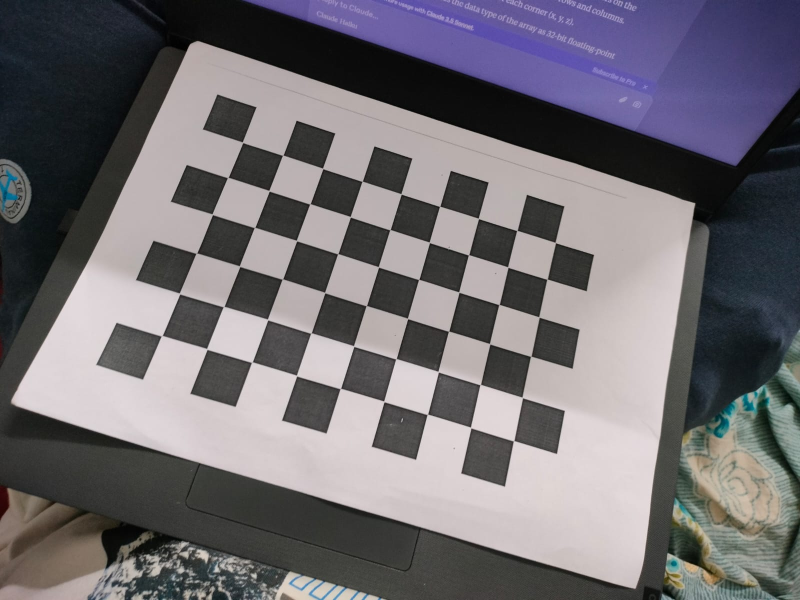
#> input picture cctv/calib_imgs/1.jpg, 1600 x 1200 px (shown at 1/2 size); its folder holds only this picture in this run
$ jupyter execute calibration.ipynb
#> lines starting #> are read from the running program, lines starting #| are printed output that depends on the picture; after the words box and inside, x2 and y2 are one past the last pixel; in counts of white or black regions, pixels touching at a corner belong together; long printed decimals are rounded
[cell 1]
import cv2
import numpy as np
import os
from sklearn.cluster import DBSCAN

[cell 2]
# Define the dimensions of the checkerboard
CHECKERBOARD = (6, 9)

# Prepare object points, like (0,0,0), (1,0,0), (2,0,0) ....,(6,5,0)
objp = np.zeros((1, CHECKERBOARD[0] * CHECKERBOARD[1], 3), np.float32)
objp[0, :, :2] = np.mgrid[0:CHECKERBOARD[0], 0:CHECKERBOARD[1]].T.reshape(-1, 2)*0.0215

[cell 3]
objpoints = []  # 3d point in real world space
imgpoints = []  # 2d points in image plane.

[cell 4]
images_path = 'calib_imgs'

for filename in os.listdir(images_path):
    img = cv2.imread(os.path.join(images_path, filename))
#> img is the input picture: shape (1200, 1600, 3); mean B, G, R 113.9, 108.5, 112
    gray = cv2.cvtColor(img, cv2.COLOR_BGR2GRAY)
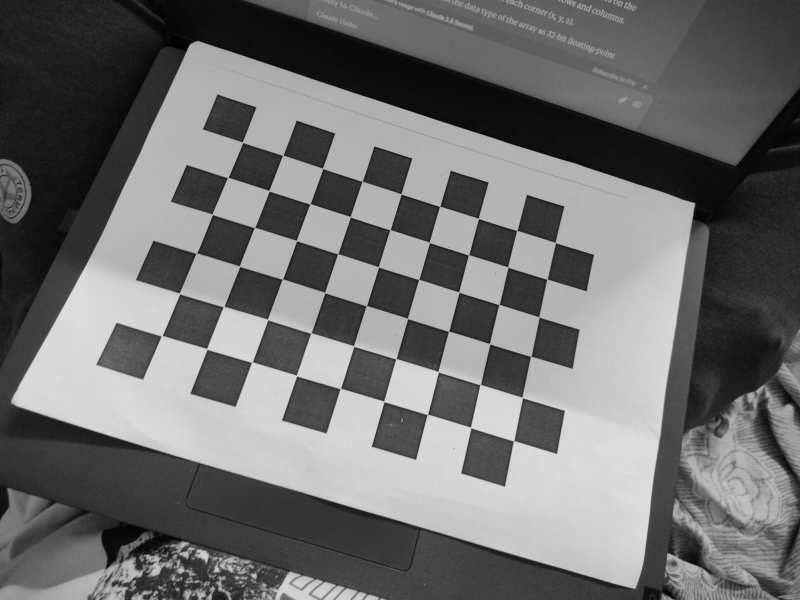
#> gray: shape (1200, 1600) (shown at 1/2 size); min 0, max 233, mean 110.2

    # Find the chess board corners
    ret, corners = cv2.findChessboardCorners(gray, CHECKERBOARD, None)
#> ret = True; corners = 54 rows, first 8: [324.1, 671.9], [360, 589.2], [394.8, 506], [425.7, 430.2], [457.4, 354.5], [485.6, 285], [413.9, 698.1], [449, 613.4]
    print(ret)
#| True

    # If found, add object points, image points (after refining them)
    if ret:
        objpoints.append(objp)
        corners2 = cv2.cornerSubPix(gray, corners, (11, 11), (-1, -1), criteria=(cv2.TERM_CRITERIA_EPS + cv2.TERM_CRITERIA_MAX_ITER, 30, 0.001))
#> corners2 = 54 rows, first 8: [323.9, 672], [359.5, 587.6], [393.2, 506.8], [425.1, 429.1], [456.1, 355.5], [485.6, 285.1], [414.3, 698.5], [447.8, 613.6]
        imgpoints.append(corners2)

        # Draw and display the corners
        img = cv2.drawChessboardCorners(img, CHECKERBOARD, corners2, ret)
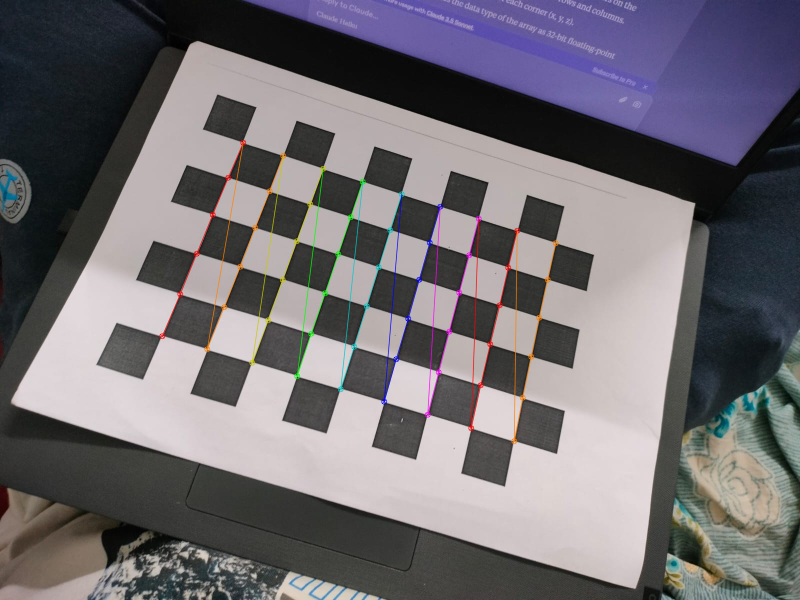
#> img: shape (1200, 1600, 3) (shown at 1/2 size); 1.3% of pixels changed, all inside (x1, y1, x2, y2) = (318, 279, 1118, 889)
        cv2.imshow('img', img)
        cv2.waitKey(1500)

cv2.destroyAllWindows()

[cell 5]
# # Calibrate the camera
ret, mtx, dist, rvecs, tvecs = cv2.calibrateCamera(objpoints, imgpoints, gray.shape[::-1], None, None)
#> ret = 0.42; mtx = [[1373.1, 0, 907.9], [0, 1418.9, 681.7], [0, 0, 1]]; dist = [[0.205, -0.335, 0.0078, 0.0236, -0.324]]; rvecs = ([-0.166, -0.372, -1.28],); tvecs = ([-0.136, -0.00266, 0.317],)

print("Camera matrix:")
print(mtx)
#| [[1.37310444e+03 0.00000000e+00 9.07893541e+02]
#|  [0.00000000e+00 1.41893504e+03 6.81678586e+02]
#|  [0.00000000e+00 0.00000000e+00 1.00000000e+00]]
print("\nDistortion coefficients:")
print(dist)
#| [[ 0.2052 -0.3348  0.007802  0.02356 -0.3245]]

$ run again, on cctv/calib_imgs/2.jpg
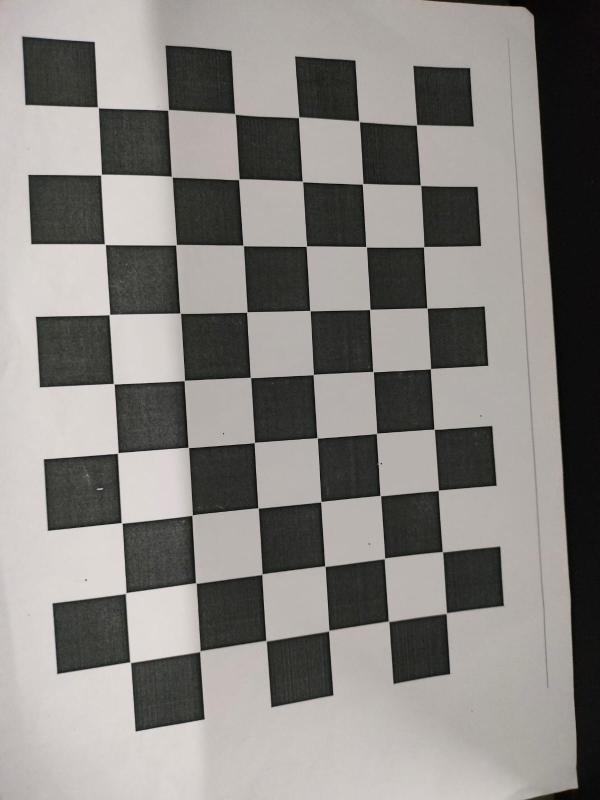
#> input picture cctv/calib_imgs/2.jpg, 1200 x 1600 px (shown at 1/2 size)
#> img is the input picture: shape (1600, 1200, 3); mean B, G, R 128.3, 131.9, 134.9
#> `ret, corners = cv2.findChessboardCorners(gray, CHECKERBOARD, None)`: ret = True; corners = 54 rows, first 8: [196.4, 216.1], [336.5, 221], [472, 228], [597.7, 237], [718.2, 242.1], [833.5, 250], [203, 350], [343.6, 354.3]
#| True
#> corners2 = 54 rows, first 8: [196.2, 215.4], [336.7, 220.3], [470.3, 228.4], [597.7, 235.2], [718.6, 243.2], [833.4, 250.4], [202.5, 349.8], [344, 354]
#> `img = cv2.drawChessboardCorners(img, CHECKERBOARD, corners2, ret)`:
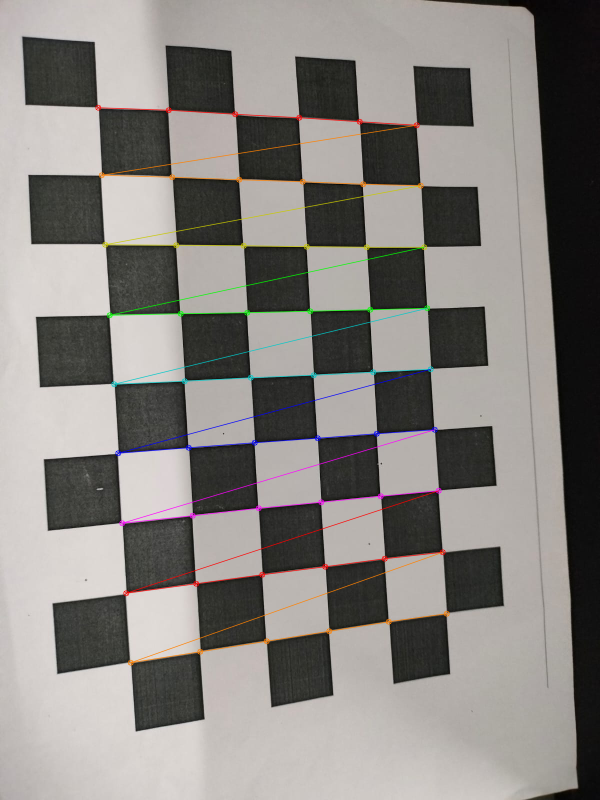
#> img: shape (1600, 1200, 3) (shown at 1/2 size); 1.91% of pixels changed, all inside (x1, y1, x2, y2) = (190, 209, 900, 1332)
#> `ret, mtx, dist, rvecs, tvecs = cv2.calibrateCamera(objpoints, imgpoint..`: ret = 0.575; mtx = [[1151.7, 0, 550.8], [0, 1145.2, 811.4], [0, 0, 1]]; dist = [[0.131, -0.352, 0.00163, 0.00238, 0.0941]]; rvecs = ([-0.00282, -0.241, -0.0592],); tvecs = ([-0.0548, -0.0926, 0.178],)
#| [[1.15169051e+03 0.00000000e+00 5.50780227e+02]
#|  [0.00000000e+00 1.14522129e+03 8.11404262e+02]
#|  [0.00000000e+00 0.00000000e+00 1.00000000e+00]]
#| [[ 0.1307 -0.3523  0.001634  0.002377  0.09412]]

$ run again, on cctv/calib_imgs/3.jpg
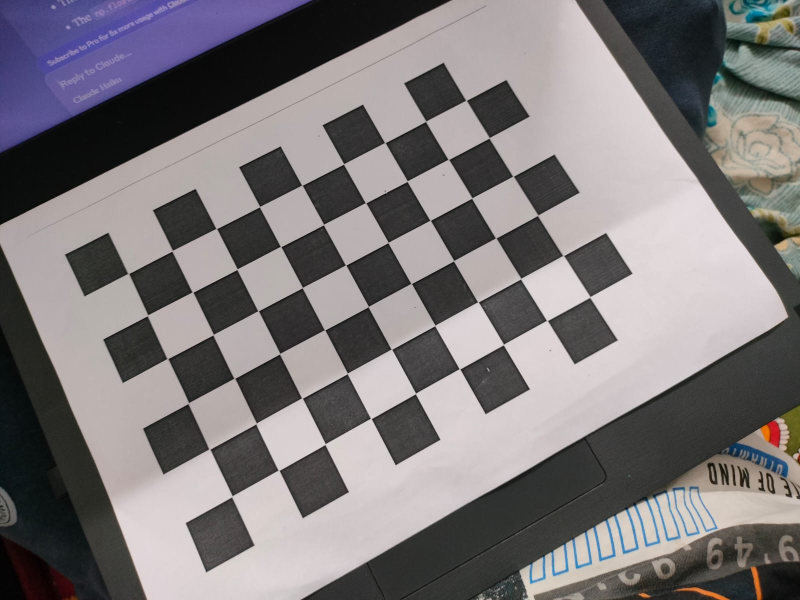
#> input picture cctv/calib_imgs/3.jpg, 1600 x 1200 px (shown at 1/2 size)
#> img is the input picture: shape (1200, 1600, 3); mean B, G, R 121.6, 119.6, 124.1
#> `gray = cv2.cvtColor(img, cv2.COLOR_BGR2GRAY)`:
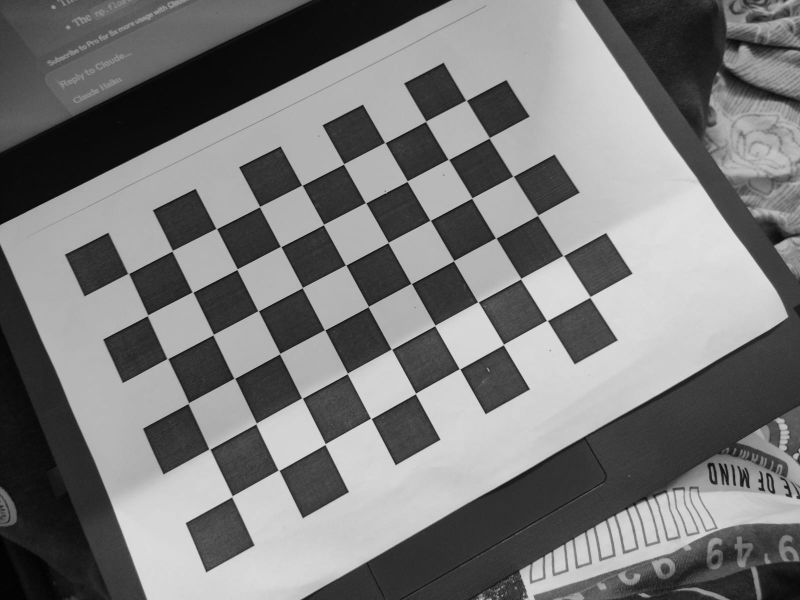
#> gray: shape (1200, 1600) (shown at 1/2 size); min 0, max 232, mean 121.2
#> `ret, corners = cv2.findChessboardCorners(gray, CHECKERBOARD, None)`: ret = True; corners = 54 rows, first 8: [463.9, 992.6], [423, 900], [379, 802], [335, 717.5], [295.5, 631], [257, 547.5], [557.6, 940.6], [512.5, 847.5]
#| True
#> corners2 = 54 rows, first 8: [464.4, 993.2], [419.4, 898.6], [377.2, 806.7], [335.4, 717.7], [295.5, 631.2], [257, 547.6], [557.7, 940.9], [512.7, 847.4]
#> `img = cv2.drawChessboardCorners(img, CHECKERBOARD, corners2, ret)`:
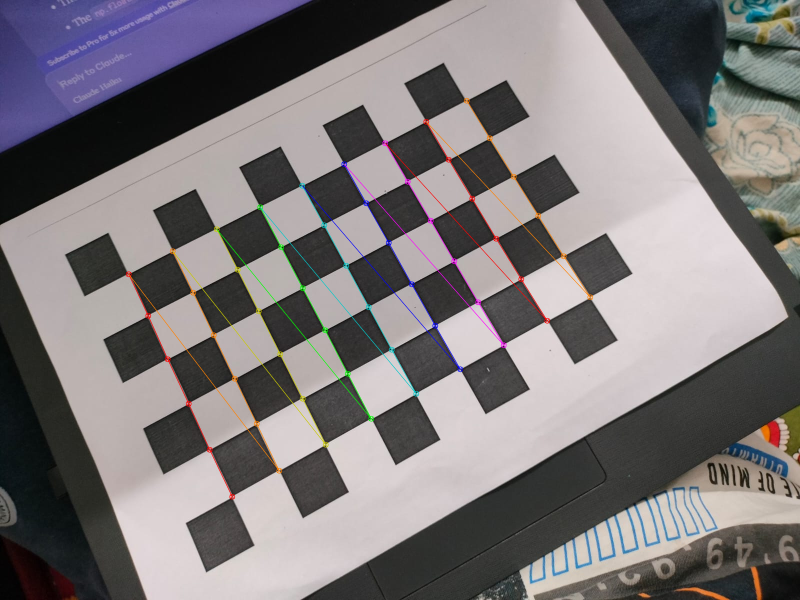
#> img: shape (1200, 1600, 3) (shown at 1/2 size); 1.3% of pixels changed, all inside (x1, y1, x2, y2) = (251, 195, 1187, 1000)
#> `ret, mtx, dist, rvecs, tvecs = cv2.calibrateCamera(objpoints, imgpoint..`: ret = 0.316; mtx = [[2249.2, 0, 813.4], [0, 2386.8, 572], [0, 0, 1]]; dist = [[0.429, -2.44, -0.00867, 0.00988, -24.22]]; rvecs = ([-0.266, -0.417, -2.04],); tvecs = ([-0.0716, 0.0812, 0.462],)
#| [[2.24919726e+03 0.00000000e+00 8.13412064e+02]
#|  [0.00000000e+00 2.38678142e+03 5.72031682e+02]
#|  [0.00000000e+00 0.00000000e+00 1.00000000e+00]]
#| [[ 4.29016416e-01 -2.43983076e+00 -8.67265513e-03  9.87977053e-03
#|   -2.42181446e+01]]

$ run again, on cctv/calib_imgs/4.jpg
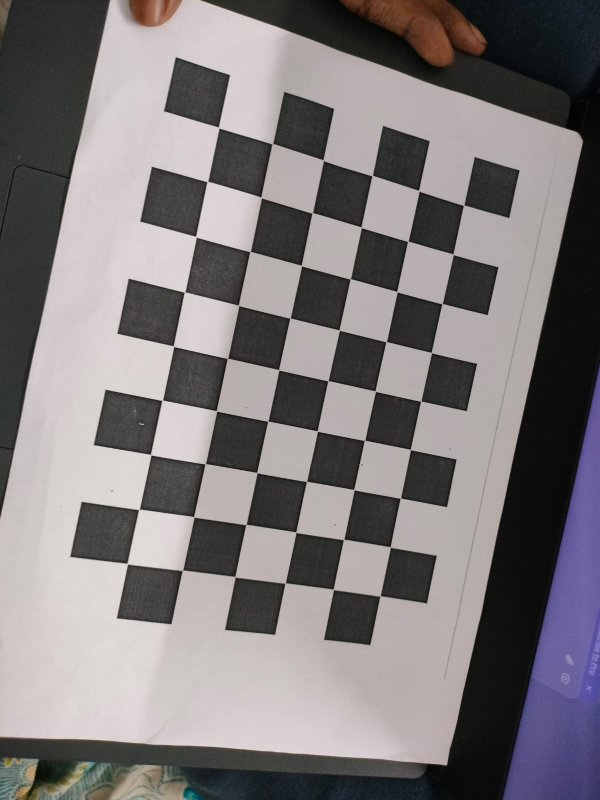
#> input picture cctv/calib_imgs/4.jpg, 1200 x 1600 px (shown at 1/2 size)
#> img is the input picture: shape (1600, 1200, 3); mean B, G, R 122.4, 121.3, 126.1
#> `gray = cv2.cvtColor(img, cv2.COLOR_BGR2GRAY)`:
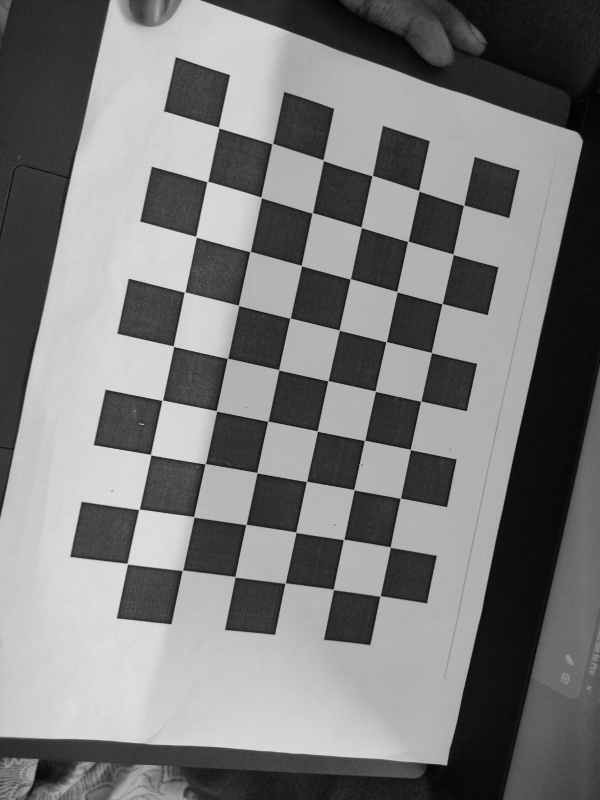
#> gray: shape (1600, 1200) (shown at 1/2 size); min 0, max 235, mean 122.9
#> `ret, corners = cv2.findChessboardCorners(gray, CHECKERBOARD, None)`: ret = True; corners = 54 rows, first 8: [437.7, 255.7], [543.9, 289.1], [649, 325], [745.7, 351.2], [837, 380.7], [925.9, 411.5], [415, 363.5], [522.7, 395.6]
#| True
#> corners2 = 54 rows, first 8: [437.8, 255.5], [545.1, 287.8], [646.8, 320.8], [744.7, 351.7], [838.2, 381.9], [927.6, 410.7], [415.1, 363.5], [522.6, 395.4]
#> `img = cv2.drawChessboardCorners(img, CHECKERBOARD, corners2, ret)`:
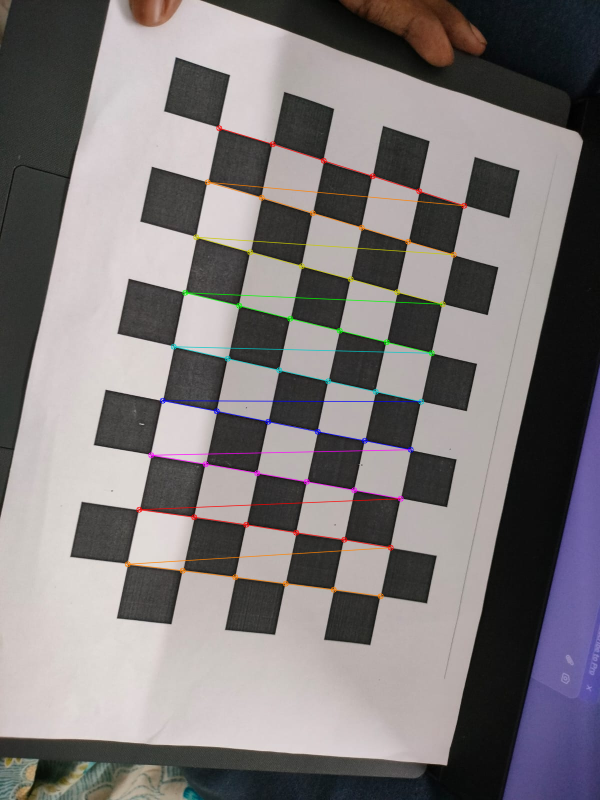
#> img: shape (1600, 1200, 3) (shown at 1/2 size); 1.57% of pixels changed, all inside (x1, y1, x2, y2) = (249, 250, 935, 1199)
#> `ret, mtx, dist, rvecs, tvecs = cv2.calibrateCamera(objpoints, imgpoint..`: ret = 0.423; mtx = [[1286.5, 0, 557.4], [0, 1272.7, 825.7], [0, 0, 1]]; dist = [[0.122, 0.0552, 0.0036, 0.000191, -1.9]]; rvecs = ([0.0445, -0.273, 0.203],); tvecs = ([-0.0227, -0.11, 0.247],)
#| [[1.28650228e+03 0.00000000e+00 5.57393241e+02]
#|  [0.00000000e+00 1.27267057e+03 8.25711854e+02]
#|  [0.00000000e+00 0.00000000e+00 1.00000000e+00]]
#| [[ 1.22465133e-01  5.51554719e-02  3.59764045e-03  1.90738118e-04
#|   -1.90217717e+00]]
